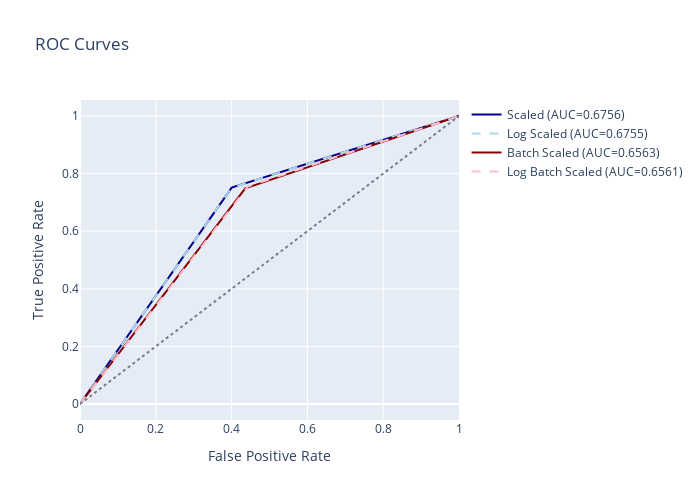

The notebook cell this image was saved under:
### Code cell
import plotly.graph_objects as go

def plot_roc_curves(fprs, tprs, titles):
    fig = go.Figure()

    colors = ['darkblue', 'lightblue', 'darkred', 'pink']
    line_styles = ['solid', "dash",'solid', "dash" ]

    for i in range(len(fprs)):
        fig.add_trace(
            go.Scatter(
                x=fprs[i],
                y=tprs[i],
                mode='lines',
                name=titles[i],
                line=dict(color=colors[i], dash=line_styles[i])
            )
        )

    fig.add_trace(go.Scatter(x=[0, 1], y=[0, 1], mode='lines', line=dict(dash='dot', color='slategray'), name='Random', showlegend=False))

    fig.update_layout(
        title='ROC Curves',
        xaxis=dict(title='False Positive Rate'),
        yaxis=dict(title='True Positive Rate'),
        width=700,
        height=500
    )

    fig.show()

titles = []
fpr_scaled, tpr_scaled, thresholds_scaled = roc_curve(scaled["y_t"], scaled["y_t_pred"])
titles.append(f'Scaled (AUC={auc(fpr_scaled, tpr_scaled):.4f})')
fpr_logscaled, tpr_logscaled, thresholds_logscaled = roc_curve(logscaled["y_t"], logscaled["y_t_pred"])
titles.append(f'Log Scaled (AUC={auc(fpr_logscaled, tpr_logscaled):.4f})')
fpr_batch, tpr_batch, thresholds_batch = roc_curve(batch["y_t"], batch["y_t_pred"])
titles.append(f'Batch Scaled (AUC={auc(fpr_batch, tpr_batch):.4f})')
fpr_logbatch, tpr_logbatch, thresholds_logbatch = roc_curve(logbatch["y_t"], logbatch["y_t_pred"])
titles.append(f'Log Batch Scaled (AUC={auc(fpr_logbatch, tpr_logbatch):.4f})')

fprs = [fpr_scaled, fpr_logscaled, fpr_batch, fpr_logbatch]
tprs = [tpr_scaled, tpr_logscaled, tpr_batch, tpr_logbatch]
plot_roc_curves(fprs, tprs, titles)

### Figure 1 — Plotly figure (JSON) as saved in the notebook; plotly's stock layout.template omitted (floating-point values rounded to 4 significant figures)
{"data": [{"line": {"color": "darkblue", "dash": "solid"}, "mode": "lines", "name": "Scaled (AUC=0.6756)", "type": "scatter", "x": [0, 0.4002, 1], "y": [0, 0.7514, 1]}, {"line": {"color": "lightblue", "dash": "dash"}, "mode": "lines", "name": "Log Scaled (AUC=0.6755)", "type": "scatter", "x": [0, 0.4001, 1], "y": [0, 0.7511, 1]}, {"line": {"color": "darkred", "dash": "solid"}, "mode": "lines", "name": "Batch Scaled (AUC=0.6563)", "type": "scatter", "x": [0, 0.4361, 1], "y": [0, 0.7488, 1]}, {"line": {"color": "pink", "dash": "dash"}, "mode": "lines", "name": "Log Batch Scaled (AUC=0.6561)", "type": "scatter", "x": [0, 0.443, 1], "y": [0, 0.7551, 1]}, {"line": {"color": "slategray", "dash": "dot"}, "mode": "lines", "name": "Random", "showlegend": false, "type": "scatter", "x": [0, 1], "y": [0, 1]}], "layout": {"height": 500, "title": {"text": "ROC Curves"}, "width": 700, "xaxis": {"title": {"text": "False Positive Rate"}}, "yaxis": {"title": {"text": "True Positive Rate"}}}}
